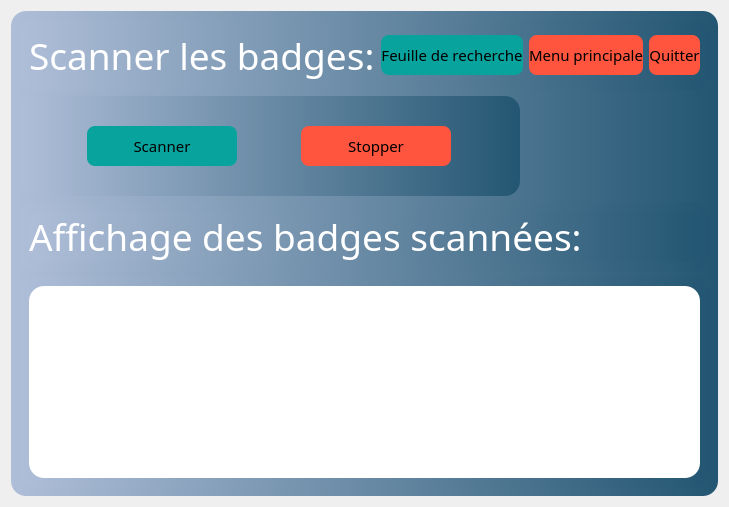
      <widget class="QWidget" name="page_3">
       <layout class="QHBoxLayout" name="horizontalLayout_20">
        <item>
         <widget class="QFrame" name="frame_17">
          <property name="styleSheet">
           <string notr="true">*{
background: qlineargradient(spread:pad, x1:0, y1:0, x2:1, y2:0, stop:0 rgba(175, 190, 216, 255), stop:1 rgba(35, 86, 114, 255));
border:0px;
border-radius:15px;
}</string>
          </property>
          <property name="frameShape">
           <enum>QFrame::StyledPanel</enum>
          </property>
          <property name="frameShadow">
           <enum>QFrame::Raised</enum>
          </property>
          <layout class="QVBoxLayout" name="verticalLayout_17">
           <item>
            <widget class="QFrame" name="frame_18">
             <property name="minimumSize">
              <size>
               <width>0</width>
               <height>70</height>
              </size>
             </property>
             <property name="maximumSize">
              <size>
               <width>16777215</width>
               <height>70</height>
              </size>
             </property>
             <property name="frameShape">
              <enum>QFrame::StyledPanel</enum>
             </property>
             <property name="frameShadow">
              <enum>QFrame::Raised</enum>
             </property>
             <layout class="QHBoxLayout" name="horizontalLayout_65">
              <item>
               <widget class="QLabel" name="label_15">
                <property name="font">
                 <font>
                  <family>Quicksand Light</family>
                  <pointsize>28</pointsize>
                 </font>
                </property>
                <property name="styleSheet">
                 <string notr="true">*{
color:#FFF;
background:none;
}</string>
                </property>
                <property name="text">
                 <string>Scanner les badges:</string>
                </property>
               </widget>
              </item>
              <item>
               <widget class="QPushButton" name="btn_recherche_enseignant">
                <property name="maximumSize">
                 <size>
                  <width>180</width>
                  <height>40</height>
                 </size>
                </property>
                <property name="font">
                 <font>
                  <family>Quicksand Light</family>
                  <pointsize>11</pointsize>
                 </font>
                </property>
                <property name="styleSheet">
                 <string notr="true">*{
background:rgb(9, 163, 158);
border-radius:8px;
}
QPushButton:hover{
background:rgb(13, 58, 53);
color:#FFF;
font-size:18px;
}
QPushButton:pressed{
background:rgb(98, 255, 237);
}</string>
                </property>
                <property name="text">
                 <string>Feuille de recherche</string>
                </property>
               </widget>
              </item>
              <item>
               <widget class="QPushButton" name="btn_menu_principale_eseignant">
                <property name="maximumSize">
                 <size>
                  <width>150</width>
                  <height>40</height>
                 </size>
                </property>
                <property name="font">
                 <font>
                  <family>Quicksand Light</family>
                  <pointsize>11</pointsize>
                 </font>
                </property>
                <property name="styleSheet">
                 <string notr="true">*{
background:rgb(255, 85, 62);
border-radius:8px;
}
QPushButton:hover{
background:rgb(198, 66, 43);
color:#FFF;
font-size:18px;
}
QPushButton:pressed{
background:rgb(255, 142, 114);
}</string>
                </property>
                <property name="text">
                 <string>Menu principale</string>
                </property>
               </widget>
              </item>
              <item>
               <widget class="QPushButton" name="btn_quitter">
                <property name="maximumSize">
                 <size>
                  <width>60</width>
                  <height>40</height>
                 </size>
                </property>
                <property name="font">
                 <font>
                  <family>Quicksand Light</family>
                  <pointsize>11</pointsize>
                 </font>
                </property>
                <property name="styleSheet">
                 <string notr="true">*{
background:rgb(255, 85, 62);
border-radius:8px;
}
QPushButton:hover{
background:rgb(198, 66, 43);
color:#FFF;
font-size:18px;
}
QPushButton:pressed{
background:rgb(255, 142, 114);
}</string>
                </property>
                <property name="text">
                 <string>Quitter</string>
                </property>
               </widget>
              </item>
             </layout>
            </widget>
           </item>
           <item>
            <widget class="QFrame" name="frame_20">
             <property name="minimumSize">
              <size>
               <width>0</width>
               <height>100</height>
              </size>
             </property>
             <property name="maximumSize">
              <size>
               <width>500</width>
               <height>100</height>
              </size>
             </property>
             <property name="frameShape">
              <enum>QFrame::StyledPanel</enum>
             </property>
             <property name="frameShadow">
              <enum>QFrame::Raised</enum>
             </property>
             <layout class="QHBoxLayout" name="horizontalLayout_37">
              <item>
               <widget class="QPushButton" name="btn_scanner_badge_prof">
                <property name="maximumSize">
                 <size>
                  <width>150</width>
                  <height>40</height>
                 </size>
                </property>
                <property name="font">
                 <font>
                  <family>Quicksand Light</family>
                  <pointsize>11</pointsize>
                 </font>
                </property>
                <property name="styleSheet">
                 <string notr="true">*{
background:rgb(9, 163, 158);
border-radius:8px;
}
QPushButton:hover{
background:rgb(13, 58, 53);
color:#FFF;
font-size:18px;
}
QPushButton:pressed{
background:rgb(98, 255, 237);
}</string>
                </property>
                <property name="text">
                 <string>Scanner</string>
                </property>
               </widget>
              </item>
              <item>
               <widget class="QPushButton" name="btn_stopper_badge_prof">
                <property name="maximumSize">
                 <size>
                  <width>150</width>
                  <height>40</height>
                 </size>
                </property>
                <property name="font">
                 <font>
                  <family>Quicksand Light</family>
                  <pointsize>11</pointsize>
                 </font>
                </property>
                <property name="styleSheet">
                 <string notr="true">*{
background:rgb(255, 85, 62);
border-radius:8px;
}
QPushButton:hover{
background:rgb(198, 66, 43);
color:#FFF;
font-size:18px;
}
QPushButton:pressed{
background:rgb(255, 142, 114);
}</string>
                </property>
                <property name="text">
                 <string>Stopper</string>
                </property>
               </widget>
              </item>
             </layout>
            </widget>
           </item>
           <item>
            <widget class="QFrame" name="frame_21">
             <property name="maximumSize">
              <size>
               <width>16777215</width>
               <height>70</height>
              </size>
             </property>
             <property name="frameShape">
              <enum>QFrame::StyledPanel</enum>
             </property>
             <property name="frameShadow">
              <enum>QFrame::Raised</enum>
             </property>
             <layout class="QHBoxLayout" name="horizontalLayout_66">
              <item>
               <widget class="QLabel" name="label_16">
                <property name="font">
                 <font>
                  <family>Quicksand Light</family>
                  <pointsize>28</pointsize>
                 </font>
                </property>
                <property name="styleSheet">
                 <string notr="true">*{
color:#FFF;
}</string>
                </property>
                <property name="text">
                 <string>Affichage des badges scannées:</string>
                </property>
               </widget>
              </item>
             </layout>
            </widget>
           </item>
           <item>
            <widget class="QFrame" name="frame_19">
             <property name="frameShape">
              <enum>QFrame::StyledPanel</enum>
             </property>
             <property name="frameShadow">
              <enum>QFrame::Raised</enum>
             </property>
             <layout class="QHBoxLayout" name="horizontalLayout_67">
              <item>
               <widget class="QTableView" name="affichage_badge">
                <property name="cursor" stdset="0">
                 <cursorShape>ArrowCursor</cursorShape>
                </property>
                <property name="styleSheet">
                 <string notr="true">*{
color:#000;
background:#FFF;
border-radius:15px;
}</string>
                </property>
               </widget>
              </item>
             </layout>
            </widget>
           </item>
          </layout>
         </widget>
        </item>
       </layout>
      </widget>
